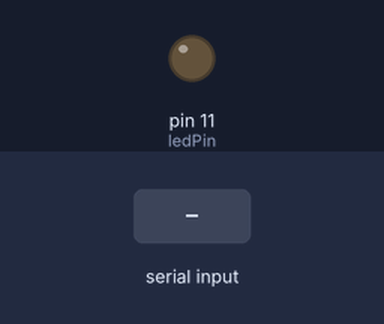
Bench run of a sketch on a simulated Arduino Uno, built with avr-gcc and run on an emulated ATmega328P. Parts: output pins drawn as LEDs (lit = HIGH). The inputs (shaded band) are chosen by the test bench. What the sketch prints to the serial monitor is not drawn.

Above: at 1.2 s.
1.3 s: "1" received over Serial
Timing chart, 0 to 4.3 s (numbered marks = the images above; inputs shaded):
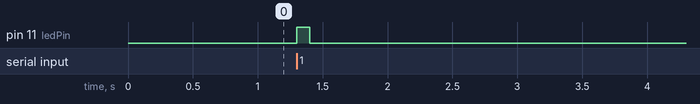

Measured:
- after the input at 1.3 s, pin 11 (ledPin): LOW → HIGH at once, → LOW 0.10 s later

The sketch:

serial_echo.ino
```cpp
const int ledPin = 11;

void setup() {
  pinMode(ledPin, OUTPUT);
  Serial.begin(9600);
  Serial.write("READY");
}

void loop() {
  Serial.println("hello");
  while (Serial.available()) {
    digitalWrite(ledPin, HIGH);
    Serial.write(Serial.read());
  }

  delay(100);
  digitalWrite(ledPin, LOW);
}
```
